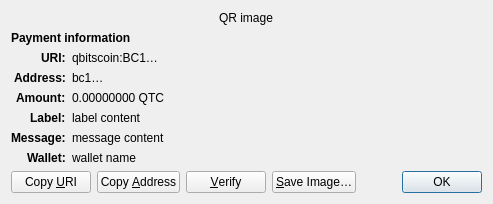
<?xml version="1.0" encoding="UTF-8"?>
<ui version="4.0">
 <class>ReceiveRequestDialog</class>
 <widget class="QDialog" name="ReceiveRequestDialog">
  <property name="geometry">
   <rect>
    <x>0</x>
    <y>0</y>
    <width>413</width>
    <height>229</height>
   </rect>
  </property>
  <property name="windowTitle">
   <string>Request payment to …</string>
  </property>
  <layout class="QGridLayout" name="gridLayout" columnstretch="0,1">
   <property name="sizeConstraint">
    <enum>QLayout::SetFixedSize</enum>
   </property>
   <item row="0" column="0" colspan="2" alignment="Qt::AlignHCenter">
    <widget class="QRImageWidget" name="qr_code">
     <property name="text">
      <string notr="true">QR image</string>
     </property>
     <property name="textInteractionFlags">
      <set>Qt::NoTextInteraction</set>
     </property>
    </widget>
   </item>
   <item row="1" column="0" colspan="2">
    <widget class="QLabel" name="payment_header">
     <property name="font">
      <font>
       <weight>75</weight>
       <bold>true</bold>
      </font>
     </property>
     <property name="text">
      <string>Payment information</string>
     </property>
     <property name="textInteractionFlags">
      <set>Qt::NoTextInteraction</set>
     </property>
    </widget>
   </item>
   <item row="2" column="0" alignment="Qt::AlignRight|Qt::AlignTop">
    <widget class="QLabel" name="uri_tag">
     <property name="font">
      <font>
       <weight>75</weight>
       <bold>true</bold>
      </font>
     </property>
     <property name="text">
      <string notr="true">URI:</string>
     </property>
     <property name="textFormat">
      <enum>Qt::PlainText</enum>
     </property>
     <property name="textInteractionFlags">
      <set>Qt::NoTextInteraction</set>
     </property>
    </widget>
   </item>
   <item row="2" column="1" alignment="Qt::AlignTop">
    <widget class="QLabel" name="uri_content">
     <property name="text">
      <string notr="true">qbitscoin:BC1…</string>
     </property>
     <property name="textFormat">
      <enum>Qt::RichText</enum>
     </property>
     <property name="wordWrap">
      <bool>true</bool>
     </property>
     <property name="textInteractionFlags">
      <set>Qt::TextSelectableByMouse</set>
     </property>
    </widget>
   </item>
   <item row="3" column="0" alignment="Qt::AlignRight|Qt::AlignTop">
    <widget class="QLabel" name="address_tag">
     <property name="font">
      <font>
       <weight>75</weight>
       <bold>true</bold>
      </font>
     </property>
     <property name="text">
      <string>Address:</string>
     </property>
     <property name="textInteractionFlags">
      <set>Qt::NoTextInteraction</set>
     </property>
    </widget>
   </item>
   <item row="3" column="1" alignment="Qt::AlignTop">
    <widget class="QLabel" name="address_content">
     <property name="text">
      <string notr="true">bc1…</string>
     </property>
     <property name="textFormat">
      <enum>Qt::PlainText</enum>
     </property>
     <property name="textInteractionFlags">
      <set>Qt::TextSelectableByMouse</set>
     </property>
    </widget>
   </item>
   <item row="4" column="0" alignment="Qt::AlignRight|Qt::AlignTop">
    <widget class="QLabel" name="amount_tag">
     <property name="font">
      <font>
       <weight>75</weight>
       <bold>true</bold>
      </font>
     </property>
     <property name="text">
      <string>Amount:</string>
     </property>
     <property name="textInteractionFlags">
      <set>Qt::NoTextInteraction</set>
     </property>
    </widget>
   </item>
   <item row="4" column="1" alignment="Qt::AlignTop">
    <widget class="QLabel" name="amount_content">
     <property name="text">
      <string notr="true">0.00000000 QTC</string>
     </property>
     <property name="textFormat">
      <enum>Qt::PlainText</enum>
     </property>
     <property name="textInteractionFlags">
      <set>Qt::TextSelectableByMouse</set>
     </property>
    </widget>
   </item>
   <item row="5" column="0" alignment="Qt::AlignRight|Qt::AlignTop">
    <widget class="QLabel" name="label_tag">
     <property name="font">
      <font>
       <weight>75</weight>
       <bold>true</bold>
      </font>
     </property>
     <property name="text">
      <string>Label:</string>
     </property>
     <property name="textInteractionFlags">
      <set>Qt::NoTextInteraction</set>
     </property>
    </widget>
   </item>
   <item row="5" column="1" alignment="Qt::AlignTop">
    <widget class="QLabel" name="label_content">
     <property name="text">
      <string notr="true">label content</string>
     </property>
     <property name="textFormat">
      <enum>Qt::PlainText</enum>
     </property>
     <property name="wordWrap">
      <bool>true</bool>
     </property>
     <property name="textInteractionFlags">
      <set>Qt::TextSelectableByMouse</set>
     </property>
    </widget>
   </item>
   <item row="6" column="0" alignment="Qt::AlignRight|Qt::AlignTop">
    <widget class="QLabel" name="message_tag">
     <property name="font">
      <font>
       <weight>75</weight>
       <bold>true</bold>
      </font>
     </property>
     <property name="text">
      <string>Message:</string>
     </property>
     <property name="textInteractionFlags">
      <set>Qt::NoTextInteraction</set>
     </property>
    </widget>
   </item>
   <item row="6" column="1" alignment="Qt::AlignTop">
    <widget class="QLabel" name="message_content">
     <property name="text">
      <string notr="true">message content</string>
     </property>
     <property name="textFormat">
      <enum>Qt::PlainText</enum>
     </property>
     <property name="wordWrap">
      <bool>true</bool>
     </property>
     <property name="textInteractionFlags">
      <set>Qt::TextSelectableByMouse</set>
     </property>
    </widget>
   </item>
   <item row="7" column="0" alignment="Qt::AlignRight|Qt::AlignTop">
    <widget class="QLabel" name="wallet_tag">
     <property name="font">
      <font>
       <weight>75</weight>
       <bold>true</bold>
      </font>
     </property>
     <property name="text">
      <string>Wallet:</string>
     </property>
     <property name="textInteractionFlags">
      <set>Qt::NoTextInteraction</set>
     </property>
    </widget>
   </item>
   <item row="7" column="1" alignment="Qt::AlignTop">
    <widget class="QLabel" name="wallet_content">
     <property name="text">
      <string notr="true">wallet name</string>
     </property>
     <property name="textFormat">
      <enum>Qt::PlainText</enum>
     </property>
     <property name="wordWrap">
      <bool>true</bool>
     </property>
     <property name="textInteractionFlags">
      <set>Qt::TextSelectableByMouse</set>
     </property>
    </widget>
   </item>
   <item row="8" column="0" colspan="2">
    <layout class="QHBoxLayout" name="horizontalLayout">
     <item>
      <widget class="QPushButton" name="btnCopyURI">
       <property name="text">
        <string>Copy &amp;URI</string>
       </property>
       <property name="autoDefault">
        <bool>false</bool>
       </property>
      </widget>
     </item>
     <item>
      <widget class="QPushButton" name="btnCopyAddress">
       <property name="text">
        <string>Copy &amp;Address</string>
       </property>
       <property name="autoDefault">
        <bool>false</bool>
       </property>
      </widget>
     </item>
     <item>
      <widget class="QPushButton" name="btnVerify">
       <property name="text">
        <string>&amp;Verify</string>
       </property>
       <property name="toolTip">
        <string>Verify this address on e.g. a hardware wallet screen</string>
       </property>
       <property name="autoDefault">
        <bool>false</bool>
       </property>
      </widget>
     </item>
     <item>
      <widget class="QPushButton" name="btnSaveAs">
       <property name="text">
        <string>&amp;Save Image…</string>
       </property>
       <property name="autoDefault">
        <bool>false</bool>
       </property>
      </widget>
     </item>
     <item>
      <spacer name="horizontalSpacer_2">
       <property name="orientation">
        <enum>Qt::Horizontal</enum>
       </property>
       <property name="sizeHint" stdset="0">
        <size>
         <width>40</width>
         <height>20</height>
        </size>
       </property>
      </spacer>
     </item>
     <item>
      <widget class="QDialogButtonBox" name="buttonBox">
       <property name="focusPolicy">
        <enum>Qt::StrongFocus</enum>
       </property>
       <property name="standardButtons">
        <set>QDialogButtonBox::Ok</set>
       </property>
      </widget>
     </item>
    </layout>
   </item>
  </layout>
 </widget>
 <customwidgets>
  <customwidget>
   <class>QRImageWidget</class>
   <extends>QLabel</extends>
   <header>qt/qrimagewidget.h</header>
  </customwidget>
 </customwidgets>
 <tabstops>
  <tabstop>buttonBox</tabstop>
  <tabstop>btnCopyURI</tabstop>
  <tabstop>btnCopyAddress</tabstop>
  <tabstop>btnSaveAs</tabstop>
 </tabstops>
 <resources/>
 <connections>
  <connection>
   <sender>buttonBox</sender>
   <signal>accepted()</signal>
   <receiver>ReceiveRequestDialog</receiver>
   <slot>accept()</slot>
   <hints>
    <hint type="sourcelabel">
     <x>135</x>
     <y>230</y>
    </hint>
    <hint type="destinationlabel">
     <x>135</x>
     <y>126</y>
    </hint>
   </hints>
  </connection>
 </connections>
</ui>
